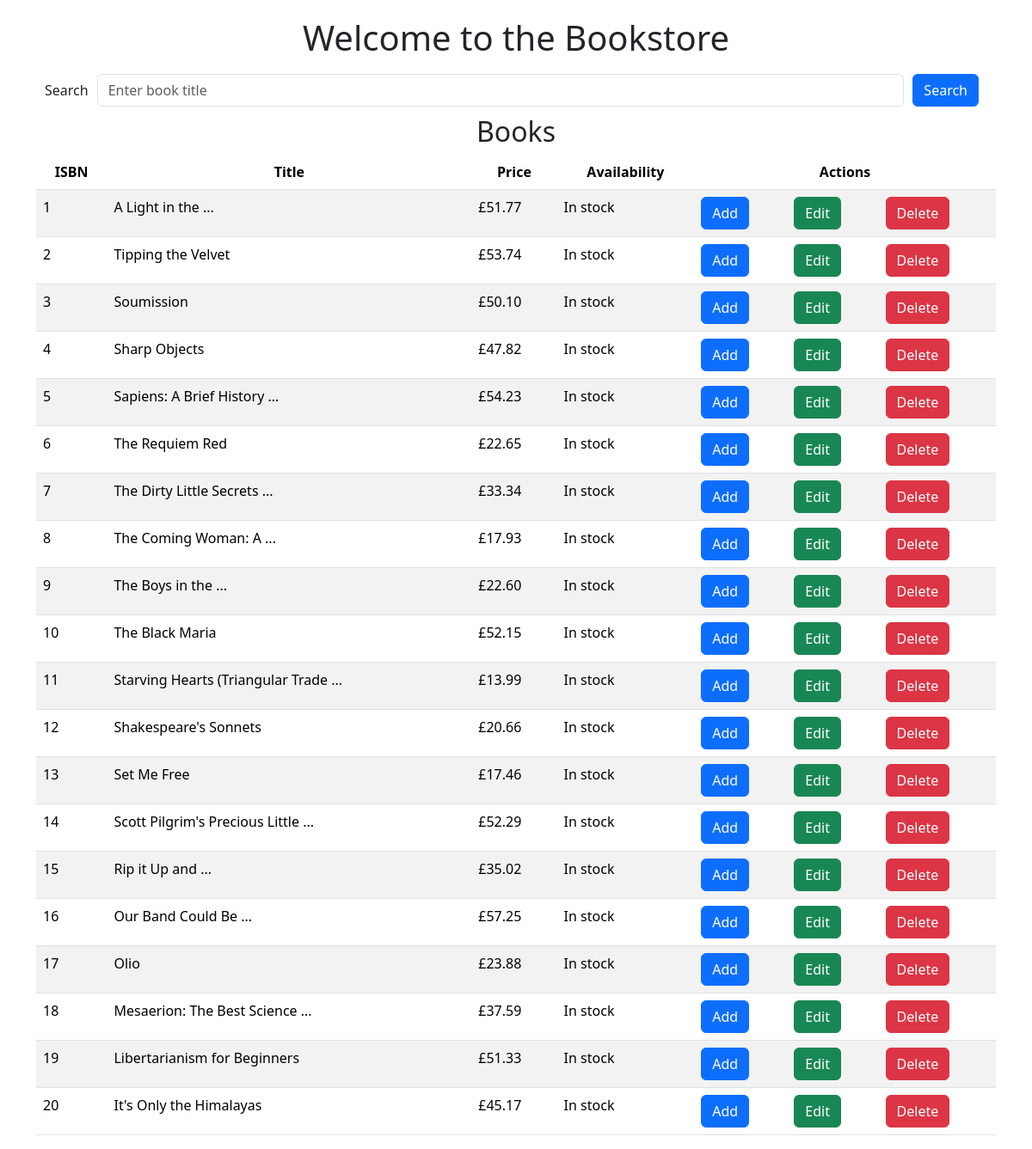
The page / on the database its author committed.
### tables this page shows
CREATE TABLE top_books (
              ID INTEGER PRIMARY KEY AUTOINCREMENT,
              title TEXT,
              price TEXT,
              availability TEXT
          );

### app.py (the view)
@app.route('/', methods=['GET'])
def index():
    connection = db_connection()
    data = connection.execute('''SELECT * FROM top_books''').fetchall()
    connection.close()
    return render_template('index.html', books=data)

### app.py (called while the page is built)
def db_connection():
    connection = sqlite3.connect('bookstore.db')
    connection.row_factory = sqlite3.Row
    return connection

### templates/index.html (shortened to what this page needs)
{% extends "base.html" %}
{% block content %}
<h1>Welcome to the Bookstore</h1>
<form action="/search" method="POST">
  <div class="form-group">
    <label for="search">Search</label>
    <input type="text" class="form-control" id="search" name="search" placeholder="Enter book title">
    <button type="submit" id="search"class="btn btn-primary">Search</button>
  </div>
</form>
<h2>Books</h2>
<table class="table table-striped">
  <thead>
    <tr>
      <th>ISBN</th>
      <th>Title</th>
      <th>Price</th>
      <th>Availability</th>
      <th colspan="3">Actions</th>
    </tr>
  </thead>
  <tbody>
    {% for book in books %}
      <tr>
        <td>{{ book.id }}</td>
        <td>{{ book.title }}</td>
        <td>{{ book.price }}</td>
        <td>{{ book.availability }}</td>
        <td><button type="button" class="btn btn-primary"><a href="/add">Add</a></button></td>
        <td><button type="button" class="btn btn-success"><a href="/edit/{{ book.id }}">Edit</a></button></td>
        <td><button type="button" class="btn btn-danger"><a href="/delete/{{ book.id }}">Delete</a></button></td>
      </tr>
    {% endfor %}
  </tbody>
</table>
{% endblock %}

### templates/base.html (shortened to what this page needs)
<!DOCTYPE html>
<html lang="en">
<head>
  <link href="https://cdn.jsdelivr.net/npm/bootstrap@5.3.3/dist/css/bootstrap.min.css" rel="stylesheet">
  <link rel="stylesheet" href="{{ url_for('static', filename='main.css') }}">
</head>
<body>
  <div class="container">
    {% block content %}
    {% endblock %}
  </div>
</body>
</html>

### static/main.css (style rules this page uses)
body { margin-top: 20px; }
h1, h2, th { text-align: center; }
a { color: white; text-decoration: none; }
th { text-align: center; }
.form-group { display: flex; align-items: center; padding: 10px; }
.form-group label, .form-group input, .form-group button { margin-right: 10px; }

### rows shown on the page
top_books: id "1", title "A Light in the ...", price "£51.77", availability "In stock"
top_books: id "2", title "Tipping the Velvet", price "£53.74", availability "In stock"
top_books: id "3", title "Soumission", price "£50.10", availability "In stock"
top_books: id "4", title "Sharp Objects", price "£47.82", availability "In stock"
top_books: id "5", title "Sapiens: A Brief History ...", price "£54.23", availability "In stock"
top_books: id "6", title "The Requiem Red", price "£22.65", availability "In stock"
top_books: id "7", title "The Dirty Little Secrets ...", price "£33.34", availability "In stock"
top_books: id "8", title "The Coming Woman: A ...", price "£17.93", availability "In stock"
top_books: id "9", title "The Boys in the ...", price "£22.60", availability "In stock"
top_books: id "10", title "The Black Maria", price "£52.15", availability "In stock"
top_books: id "11", title "Starving Hearts (Triangular Trade ...", price "£13.99", availability "In stock"
top_books: id "12", title "Shakespeare's Sonnets", price "£20.66", availability "In stock"
top_books: id "13", title "Set Me Free", price "£17.46", availability "In stock"
top_books: id "14", title "Scott Pilgrim's Precious Little ...", price "£52.29", availability "In stock"
top_books: id "15", title "Rip it Up and ...", price "£35.02", availability "In stock"
top_books: id "16", title "Our Band Could Be ...", price "£57.25", availability "In stock"
top_books: id "17", title "Olio", price "£23.88", availability "In stock"
top_books: id "18", title "Mesaerion: The Best Science ...", price "£37.59", availability "In stock"
top_books: id "19", title "Libertarianism for Beginners", price "£51.33", availability "In stock"
top_books: id "20", title "It's Only the Himalayas", price "£45.17", availability "In stock"
